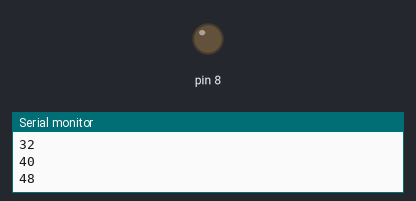
This sketch was run on a simulated Arduino Uno, built with avr-gcc and run on an emulated ATmega328P. Parts: output pins drawn as LEDs (lit = HIGH), the last lines printed to the serial monitor.

Above: at 0.8 s.
At 3.7 s:
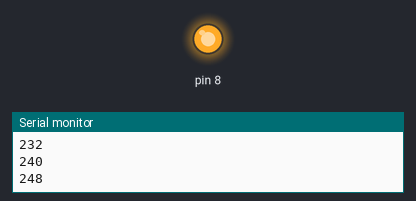
Timing chart, 0 to 9.8 s (numbered marks = the images above):
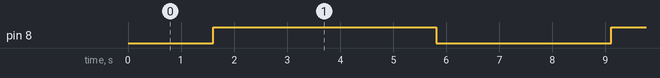

Measured:
- by itself, pin 8: alternates HIGH for 4.2 s and LOW for 3.3 s

The sketch:

________.ino
```cpp
const uint8_t SERVO_pin = 8U;

void setup() {
  Serial.begin(115200UL);
}

void loop() {
  int i;
  for (i = 0; i < 256; i = i + 8) {
    analogWrite(SERVO_pin, i);
    delay(100UL);
    Serial.println(i);
  }
  delay(1000UL);
  for (i = 255; i >= 0; i = i - 8) {
    analogWrite(SERVO_pin, i);
    delay(100UL);
    Serial.println(i);
  }
  delay(100UL);
}
```
